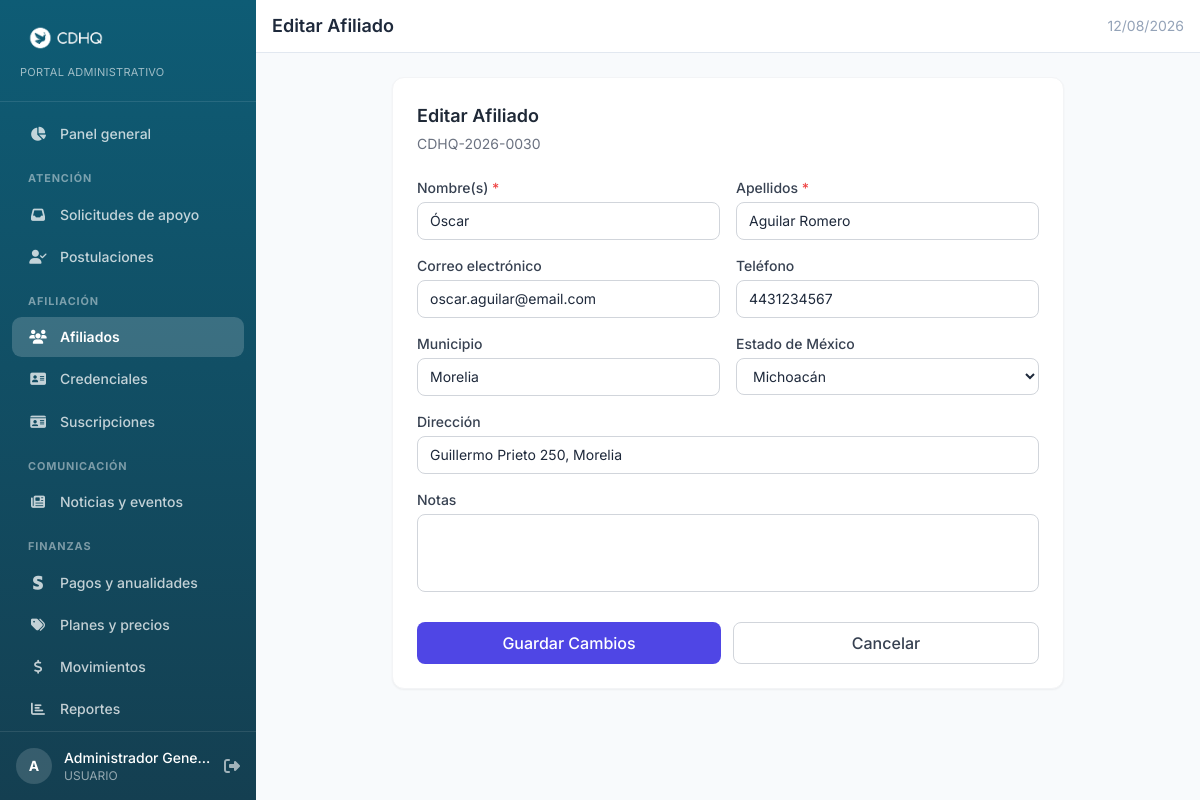
/affiliates/30/edit (signed in), run on the app's committed database.
### tables this page shows
CREATE TABLE IF NOT EXISTS `affiliates` (
    `id`               INT UNSIGNED AUTO_INCREMENT PRIMARY KEY,
    `affiliate_number` VARCHAR(20)  NOT NULL UNIQUE,
    `verification_token` CHAR(32)   NULL DEFAULT NULL UNIQUE COMMENT 'Token público del QR de la credencial',
    `user_id`          INT UNSIGNED NULL,
    `first_name`       VARCHAR(80)  NOT NULL,
    `last_name`        VARCHAR(80)  NOT NULL,
    `email`            VARCHAR(160) NULL,
    `phone`            VARCHAR(30)  NULL,
    `address`          VARCHAR(255) NULL,
    `municipio`        VARCHAR(80)  NULL COMMENT 'Municipio de residencia del afiliado',
    `estado_mexico`    VARCHAR(80)  NULL COMMENT 'Estado de la República Mexicana',
    `state`            ENUM('PROSPECTO','ACTIVO','SUSPENDIDO','VENCIDO') NOT NULL DEFAULT 'PROSPECTO',
    `notes`            TEXT NULL,
    `created_at`       DATETIME NOT NULL DEFAULT CURRENT_TIMESTAMP,
    `updated_at`       DATETIME NOT NULL DEFAULT CURRENT_TIMESTAMP ON UPDATE CURRENT_TIMESTAMP,
    CONSTRAINT `fk_affiliate_user` FOREIGN KEY (`user_id`) REFERENCES `users`(`id`) ON DELETE SET NULL
);

### core/Controller.php (called while the page is built, shortened)
<?php
abstract class Controller {
    protected string $viewPath;
    public function __construct() {
        $this->viewPath = VIEWS_PATH;
    }
    protected function view(string $view, array $data = []): void {
        $data['base_url']      = BASE_URL;
        $data['current_user']  = Auth::currentUser();
        $data['app_name']      = APP_NAME;
        extract($data, EXTR_SKIP);
        $viewFile = $this->viewPath . '/' . str_replace('.', '/', $view) . '.php';
        require $viewFile;
    }
}

### app/controllers/AffiliatesController.php (called while the page is built, shortened)
<?php
require_once CORE_PATH . '/Controller.php';
class AffiliatesController extends Controller {
    public function edit(string $id): void {
        $model    = new Affiliate();
        $affiliate = $model->find((int)$id);
        $this->view('affiliates/edit', ['title' => 'Editar Afiliado', 'affiliate' => $affiliate]);
    }
}

### index.php (called while the page is built, shortened)
<?php
require_once __DIR__ . '/config/config.php';
require_once CORE_PATH . '/Database.php';
require_once CORE_PATH . '/Model.php';
require_once CORE_PATH . '/Controller.php';
require_once CORE_PATH . '/Router.php';
$router = new Router();
$router->get('login',         'AuthController', 'showLogin');
$router->post('login',        'AuthController', 'login');
$router->get('logout',        'AuthController', 'logout');
$router->get('dashboard',     'DashboardController', 'index');
$router->get('',                          'LandingController', 'index');
$router->get('index.html',                'LandingController', 'index');
$router->get('derechos.html',             'LandingController', 'derechos');
$router->get('servicios.html',            'LandingController', 'servicios');
$router->get('nosotros.html',             'LandingController', 'nosotros');
$router->get('contacto.html',             'LandingController', 'contacto');
$router->get('aviso-de-privacidad.html',  'LandingController', 'privacidad');
$router->get('cdhq.css',                  'LandingController', 'css');
$router->get('cdhq.js',                   'LandingController', 'js');
$router->get('verificar',                'CredentialsController', 'verifyForm');
$router->get('verificar/:token',         'CredentialsController', 'verify');
$router->get('verify/:token',            'CredentialsController', 'verify');
$router->get('requests',                 'RequestsController', 'index');
$router->get('requests/:id',             'RequestsController', 'show');
$router->post('requests/:id/assign',     'RequestsController', 'assign');
$router->post('requests/:id/status',     'RequestsController', 'changeStatus');
$router->post('requests/:id/note',       'RequestsController', 'addNote');
$router->get('applications',             'ApplicationsController', 'index');
$router->get('applications/:id',         'ApplicationsController', 'show');
$router->post('applications/:id/decide', 'ApplicationsController', 'decide');
$router->get('users',         'UsersController', 'index');
$router->get('users/create',  'UsersController', 'create');
$router->post('users/create', 'UsersController', 'store');
$router->get('users/:id/edit','UsersController', 'edit');
$router->post('users/:id/edit','UsersController','update');
$router->post('users/:id/toggle','UsersController','toggle');
$router->get('affiliates',               'AffiliatesController', 'index');
$router->get('affiliates/create',        'AffiliatesController', 'create');
$router->post('affiliates/create',       'AffiliatesController', 'store');
$router->get('affiliates/:id',           'AffiliatesController', 'show');
$router->get('affiliates/:id/edit',      'AffiliatesController', 'edit');
$router->post('affiliates/:id/edit',     'AffiliatesController', 'update');
$router->post('affiliates/:id/status',   'AffiliatesController', 'changeStatus');
$router->get('credentials',               'CredentialsController', 'index');
$router->get('credentials/:id',           'CredentialsController', 'show');
$router->post('credentials/:id/status',   'CredentialsController', 'changeStatus');
$router->get('plans',                    'PlansController', 'index');
$router->post('plans/create',            'PlansController', 'store');
$router->post('plans/:id/edit',          'PlansController', 'update');
$router->post('plans/:id/toggle',        'PlansController', 'toggle');
$router->get('orders',                   'OrdersController', 'index');
$router->get('subscriptions',            'SubscriptionsController', 'index');
$router->get('subscriptions/create',     'SubscriptionsController', 'create');
$router->post('subscriptions/create',    'SubscriptionsController', 'store');
$router->get('financial',                'FinancialController', 'index');
$router->get('financial/create',         'FinancialController', 'create');
$router->post('financial/create',        'FinancialController', 'store');
$router->get('content',                   'ContentController', 'index');
$router->get('content/create',            'ContentController', 'create');
$router->post('content/create',           'ContentController', 'store');
$router->get('content/:id/edit',          'ContentController', 'edit');
$router->post('content/:id/edit',         'ContentController', 'update');
$router->post('content/:id/status',       'ContentController', 'changeStatus');
$router->post('content/:id/featured',     'ContentController', 'toggleFeatured');
$router->post('content/:id/image/delete', 'ContentController', 'removeImage');
$router->post('content/:id/archive',      'ContentController', 'archive');
$router->get('notifications',             'NotificationsController', 'index');
$router->post('notifications/preview',    'NotificationsController', 'preview');
$router->post('notifications/send',       'NotificationsController', 'send');
$router->get('reports',                  'ReportsController', 'index');
$router->get('audit',                    'AuditController', 'index');
$router->get('config',                   'ConfigController', 'index');
$router->post('config',                  'ConfigController', 'update');
if (isset($_GET['r']) && $_GET['r'] !== '') {
    $url = (string) $_GET['r'];
} elseif (!empty($_SERVER['PATH_INFO'])) {
    $url = (string) $_SERVER['PATH_INFO'];
} else {
    $url = parse_url($_SERVER['REQUEST_URI'] ?? '/', PHP_URL_PATH) ?? '/';
    $url = ltrim($url, '/');
}
$router->dispatch(trim($url, '/'));

### core/Database.php (called while the page is built, shortened)
<?php
class Database {
    private static ?Database $instance = null;
    private PDO $pdo;
    private function __construct() {
        $dsn = sprintf(
            'mysql:host=%s;dbname=%s;charset=%s',
            DB_HOST, DB_NAME, DB_CHARSET
        );
        $options = [
            PDO::ATTR_ERRMODE            => PDO::ERRMODE_EXCEPTION,
            PDO::ATTR_DEFAULT_FETCH_MODE => PDO::FETCH_ASSOC,
            PDO::ATTR_EMULATE_PREPARES   => false,
            PDO::MYSQL_ATTR_INIT_COMMAND => "SET NAMES utf8mb4 COLLATE utf8mb4_unicode_ci",
        ];
        $this->pdo = new PDO($dsn, DB_USER, DB_PASS, $options);
    }
    public static function getInstance(): Database {
        if (self::$instance === null) {
            self::$instance = new self();
        }
        return self::$instance;
    }
    public function query(string $sql, array $params = []): PDOStatement {
        $stmt = $this->pdo->prepare($sql);
        $stmt->execute($params);
        return $stmt;
    }
    public function fetchOne(string $sql, array $params = []): ?array {
        $row = $this->query($sql, $params)->fetch();
        return $row === false ? null : $row;
    }
}

### core/Model.php (called while the page is built, shortened)
<?php
abstract class Model {
    protected Database $db;
    protected string $table = '';
    protected string $primaryKey = 'id';
    public function __construct() {
        $this->db = Database::getInstance();
    }
    public function find(int $id): ?array {
        return $this->db->fetchOne(
            "SELECT * FROM `{$this->table}` WHERE `{$this->primaryKey}` = ?",
            [$id]
        );
    }
}

### app/views/affiliates/_form.php (the view, shortened to what this page needs)
<?php
$a = $affiliate ?? [];
$v = fn(string $k) => htmlspecialchars((string)($a[$k] ?? ''));
$estadosMx = [
    'Aguascalientes','Baja California','Baja California Sur','Campeche','Chiapas',
    'Chihuahua','Ciudad de México','Coahuila','Colima','Durango','Estado de México',
    'Guanajuato','Guerrero','Hidalgo','Jalisco','Michoacán','Morelos','Nayarit',
    'Nuevo León','Oaxaca','Puebla','Querétaro','Quintana Roo','San Luis Potosí',
    'Sinaloa','Sonora','Tabasco','Tamaulipas','Tlaxcala','Veracruz','Yucatán','Zacatecas',
];
?>
<div class="grid grid-cols-1 sm:grid-cols-2 gap-4">
    <div>
        <label class="block text-sm font-medium text-gray-700 mb-1">Nombre(s) <span class="text-red-500">*</span></label>
        <input type="text" name="first_name" value="<?= $v('first_name') ?>" required
               class="w-full px-3 py-2 border border-gray-300 rounded-lg focus:ring-2 focus:ring-indigo-500 outline-none text-sm">
    </div>
    <div>
        <label class="block text-sm font-medium text-gray-700 mb-1">Apellidos <span class="text-red-500">*</span></label>
        <input type="text" name="last_name" value="<?= $v('last_name') ?>" required
               class="w-full px-3 py-2 border border-gray-300 rounded-lg focus:ring-2 focus:ring-indigo-500 outline-none text-sm">
    </div>
    <div>
        <label class="block text-sm font-medium text-gray-700 mb-1">Correo electrónico</label>
        <input type="email" name="email" value="<?= $v('email') ?>"
               class="w-full px-3 py-2 border border-gray-300 rounded-lg focus:ring-2 focus:ring-indigo-500 outline-none text-sm">
    </div>
    <div>
        <label class="block text-sm font-medium text-gray-700 mb-1">Teléfono</label>
        <input type="tel" name="phone" value="<?= $v('phone') ?>"
               class="w-full px-3 py-2 border border-gray-300 rounded-lg focus:ring-2 focus:ring-indigo-500 outline-none text-sm">
    </div>
    <div>
        <label class="block text-sm font-medium text-gray-700 mb-1">Municipio</label>
        <input type="text" name="municipio" value="<?= $v('municipio') ?>"
               class="w-full px-3 py-2 border border-gray-300 rounded-lg focus:ring-2 focus:ring-indigo-500 outline-none text-sm"
               placeholder="Ej. Querétaro, Guadalajara…">
    </div>
    <div>
        <label class="block text-sm font-medium text-gray-700 mb-1">Estado de México</label>
        <select name="estado_mexico"
                class="w-full px-3 py-2 border border-gray-300 rounded-lg focus:ring-2 focus:ring-indigo-500 outline-none text-sm bg-white">
            <?php foreach ($estadosMx as $est): ?>
            <option value="<?= htmlspecialchars($est) ?>"
                <?= ($a['estado_mexico'] ?? '') === $est ? 'selected' : '' ?>>
                <?= htmlspecialchars($est) ?>
            </option>
            <?php endforeach; ?>
        </select>
    </div>
</div>
<div class="mt-4">
    <label class="block text-sm font-medium text-gray-700 mb-1">Dirección</label>
    <input type="text" name="address" value="<?= $v('address') ?>"
           class="w-full px-3 py-2 border border-gray-300 rounded-lg focus:ring-2 focus:ring-indigo-500 outline-none text-sm">
</div>
<div class="mt-4">
    <label class="block text-sm font-medium text-gray-700 mb-1">Notas</label>
    <textarea name="notes" rows="3"
              class="w-full px-3 py-2 border border-gray-300 rounded-lg focus:ring-2 focus:ring-indigo-500 outline-none text-sm resize-none"><?= $v('notes') ?></textarea>
</div>

### core/Router.php (shortened to what this page needs)
<?php
class Router {
    private array $routes = [];
    public function add(string $method, string $pattern, string $controller, string $action): void {
        $this->routes[] = compact('method', 'pattern', 'controller', 'action');
    }
    public function dispatch(string $url): void {
        $requestMethod = $_SERVER['REQUEST_METHOD'] ?? 'GET';
        $url = trim($url, '/');
        foreach ($this->routes as $route) {
            if (strtoupper($route['method']) !== strtoupper($requestMethod)) {
                continue;
            }
            $pattern = $this->buildPattern($route['pattern']);
            if (preg_match($pattern, $url, $matches)) {
                array_shift($matches);
                $params = array_values(array_filter($matches, 'is_int', ARRAY_FILTER_USE_KEY));
                $this->invoke($route['controller'], $route['action'], $params);
                return;
            }
        }
    }
    private function buildPattern(string $pattern): string {
        $pattern = trim($pattern, '/');
        $pattern = preg_replace('/:([a-zA-Z_]+)/', '(?P<$1>[^/]+)', $pattern);
        return '#^' . $pattern . '$#';
    }
    private function invoke(string $controllerName, string $action, array $params): void {
        $controller = new $controllerName();
        call_user_func_array([$controller, $action], $params);
    }
}

### app/views/affiliates/edit.php (shortened to what this page needs)
<?php require VIEWS_PATH . '/layout/header.php'; ?>
<?php require VIEWS_PATH . '/layout/navbar.php'; ?>
<div class="max-w-2xl mx-auto">
    <div class="bg-white rounded-xl shadow-sm border border-gray-100 p-6">
        <h2 class="text-lg font-semibold text-gray-800 mb-1">Editar Afiliado</h2>
        <p class="text-sm text-gray-500 mb-6"><?= htmlspecialchars($affiliate['affiliate_number']) ?></p>
        <form method="POST" action="<?= $base_url ?>/affiliates/<?= $affiliate['id'] ?>/edit">
            <?php include __DIR__ . '/_form.php'; ?>
            <div class="flex gap-3 mt-6">
                <button type="submit" class="flex-1 bg-indigo-600 hover:bg-indigo-700 text-white font-medium py-2 px-4 rounded-lg transition-colors">
                    Guardar Cambios
                </button>
                <a href="<?= $base_url ?>/affiliates/<?= $affiliate['id'] ?>" class="flex-1 text-center border border-gray-300 hover:bg-gray-50 text-gray-700 font-medium py-2 px-4 rounded-lg transition-colors">
                    Cancelar
                </a>
            </div>
        </form>
    </div>
</div>
<?php require VIEWS_PATH . '/layout/footer.php'; ?>

### app/views/layout/header.php (style rules this page uses)
* { font-family: 'Inter', sans-serif; }

### data on the page
affiliates: affiliate_number "CDHQ-2026-0030", first_name "Óscar", last_name "Aguilar Romero", email "oscar.aguilar@email.com", phone "4431234567", municipio "Morelia", estado_mexico "Michoacán", address "Guillermo Prieto 250, Morelia"

### other printed values
$label "Panel general Solicitudes de apoyo Postulaciones Afiliados Credenciales Suscripciones Noticias y eventos Pagos y anualidades Planes y precios Movimientos Reportes"
